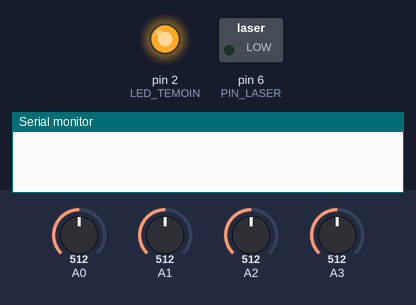
Bench run of a sketch on a simulated Arduino Uno, built with avr-gcc and run on an emulated ATmega328P. Shown: switched loads named in the sketch (green lamp = pin HIGH), output pins drawn as LEDs (lit = HIGH), the last lines printed to the serial monitor. The test bench sets the inputs (shaded band); at power-on: A0 = 512, A1 = 512, A2 = 512, A3 = 512. The local clock reads 2024-03-15 10:24:30 at power-on unless the sketch sets it; storage starts empty.

Above: at 0.2 s.
At 2.0 s:
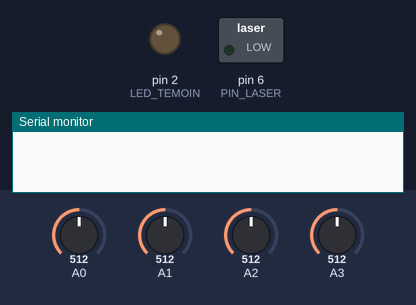
At 3.8 s:
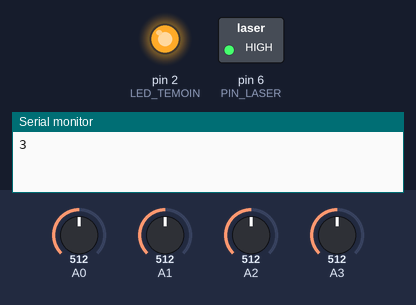
Timing chart, 0 to 5.3 s (numbered marks = the images above):
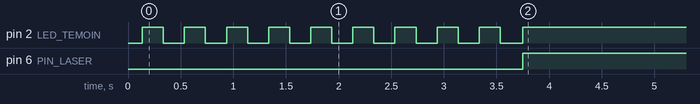

Measured:
- by itself, pin 2 (LED_TEMOIN): alternates HIGH for 0.20 s and LOW for 0.20 s, 18 changes in all, then stays HIGH
- by itself, pin 6 (PIN_LASER): LOW → HIGH at 3.8 s

The sketch:

kirologger.ino
```cpp
#include <DS1302.h> //Bibliothque pour l'horloge
#include <Time.h>

#include <SD.h>
File fichier;

#include <OneWire.h>
#include <DallasTemperature.h> //Pour la lecture du thermomètre numerique


#define ONE_WIRE_BUS 5 //Thermo

//Définition des broches
#define PIN_SS 10 //Pour la carte SD (pin SS), (au choix, ou 4 si shield)
#define LED_TEMOIN 2 //Rouge ou verte
//Pour l'horloge
#define RTC_RST 7 //CE(RST)
#define RTC_IO 8 //IO (DAT)
#define RTC_SCLK 9 //SCLK (CLK)

#define PIN_LASER 6

OneWire oneWire(ONE_WIRE_BUS);
DallasTemperature sensors(&oneWire);

String date_str;
String time_str ;
String temporaire_str ;

int heure ;
int _minute;
int annee;
int mois;
int jour;

int val1;
int val2;
int val3;
int val4;
int time1 = 0;
int time2 = 0;
Time t;

bool mode = false ; //Les lasers sont arrétés au départ

//*************PARAMETRES **********/
float const lat = 32.75;
int const seuil_lumiere = 200; //Luminosité des diode "au repos"
int const seuil_temps = 500; //L'intervalle maxi entre la coupure des rangées 1 et 2
int const heure_start1 = 10 ; //Heure de départ
int const minute_start1 = 45 ;
int const heure_stop1 = 7 ; //Heure de stop
int const minute_stop1 = 0 ;
int const IntervalleTempe = 60 ; //Intervalle de prise de température (minutes)
//***********************************/

unsigned long time_transmission; //timer pour l'envoi sur le port serie
unsigned long time_writeSD; //timer pour ecriture sur la carte SD
unsigned long time_releveDate;

DS1302 rtc(RTC_RST,RTC_IO,RTC_SCLK); //Selection des pin de l'horloge CE (RST), IO (DAT?) , SCLK (CLK)


void setup()
{
	Serial.begin(9600);

	pinMode(PIN_SS, OUTPUT); //Le pin SS toujours en output
	pinMode(PIN_LASER, OUTPUT);
	pinMode(LED_TEMOIN, OUTPUT);

	digitalWrite(LED_TEMOIN,LOW);

	delay(100);
	while (!SD.begin(PIN_SS)) { //Si pas de carte SD on reste bloqué sur cette boucle en attendant qu'elle soit branchées
		digitalWrite(LED_TEMOIN,HIGH);
		delay(1000);
		digitalWrite(LED_TEMOIN,LOW);
		delay(500);
	}

	sensors.begin(); //Capteur temperature


	//t=rtc.getTime();
    //setTime(t.hour,t.min,t.sec,t.date,t.mon,t.year); a déplacer dans la loop

	for(int i=0;i<=8;i++) //La LED verte clignote pour dire que tout est OK
	{
		digitalWrite(LED_TEMOIN,HIGH);
		delay(200);
		digitalWrite(LED_TEMOIN,LOW);
		delay(200);
	}
	write_log("Mise en route");
}

void loop()
{

	if(millis()-time_releveDate > 30000){//peut probablement être optimiser et voir pour faire un tableau
		date_str = rtc.getDateStr();
			temporaire_str = date_str.substring(0,2);
				jour = temporaire_str.toInt();
			temporaire_str = date_str.substring(3,5);
				mois = temporaire_str.toInt();
			temporaire_str = date_str.substring(6,10);
				annee = temporaire_str.toInt();
		time_str = rtc.getTimeStr();
			temporaire_str = time_str.substring(0,2);
				heure = temporaire_str.toInt();
			temporaire_str = time_str.substring(3,5);
				_minute = temporaire_str.toInt();


		time_releveDate=millis();
	}


	if(heure == heure_start1 && _minute==minute_start1 && mode!= true) //Heure de départ
	{
		mode = true;
		write_log("Laser ON");
	}
	else if(heure == heure_stop1 && _minute==minute_stop1 && mode!=false) //Heure de stop
	{
		mode = false;
		write_log("Laser OFF");
	}
	mode = true ; //POUR TESTE A VIRER ENSUITE

	if(millis()-time_writeSD >IntervalleTempe*60000) //Ecriture de la température sur la carte SD (selon le pas de temps defini dans les paramètres)
	{
		// Inscription des relevés dans la carde SD
		fichier = SD.open("temp.txt", FILE_WRITE);
		fichier.print(heure); //Date
		fichier.print("\t");
		fichier.print(rtc.getTimeStr()); //Heure
		fichier.print("\t");
		sensors.requestTemperatures(); //On interoge le thermo
		fichier.println(sensors.getTempCByIndex(0)); //On ecrit la température et on passe a la ligne
		fichier.close();

		time_writeSD=millis();
	}
	if(mode == true) //Si la barrière est activée
	{
		digitalWrite(LED_TEMOIN,HIGH);
		digitalWrite(PIN_LASER, HIGH); //Laser ON
		//Lecture des photodiodes (A0 à A1) A OPTIMISER c'est moche
		val1 = analogRead(0);
		val2 = analogRead(1);
		val3 = analogRead(2);
		val4 = analogRead(3);

		if(millis()-time_transmission >2000) //On affiche les variables sur le terminal chaque 2 seconde
		{
			Serial.println(now());

			time_transmission=millis();
		}

		if(val1 < seuil_lumiere || val2 < seuil_lumiere ){ //Le faisceau 1 ou 2 est coupé (rangée 1)
			time1=millis(); //On note le timestamp où le faisceau est coupé
		}

		if(val3 < seuil_lumiere || val4 < seuil_lumiere){ //Le faisceau 3 ou 4 est coupé (rangée 2)
			time2=millis(); //On note le timestamp où le faisceau est coupé
		}

		if(abs(time1-time2)<seuil_temps){ //Si les deux rangées sont coupés en mois de Xms (seuil temps) d'écart
			if((time1-time2)>0) //Passage dans le sens sortant
			{
				write_log("Entre");
				delay(500);
			}
			else if((time1-time2)<0) //Passage dans le sens entrant
			{
				write_log("Sortie");
				delay(500);
			}
				time1=0; //On remet les timestamps a zero
				time2=0;
		}

	}
	else //En attente, les LED clignotes ensemble
	{
		digitalWrite(PIN_LASER, LOW); //laser OFF
		digitalWrite(LED_TEMOIN,HIGH);
		delay(500);
		digitalWrite(LED_TEMOIN,LOW);
		delay(500);
	}

}

void write_log(char* message) //regrouper les 2 fonctions ?
{
	fichier = SD.open("log.txt", FILE_WRITE);
	fichier.print(rtc.getDateStr()); //Date
	fichier.print("\t");
	fichier.print(rtc.getTimeStr()); //Heure
	fichier.print("\t");
	fichier.println(message);
	fichier.close();

}

int heure_minute_coucher_lever(int jour, int mois, int annee, float lat, bool l_c, bool h_m) //TRUE pour lever et heure, false pour coucher et minute
{
    float heuredec;
	int out;
	int RangJour = int(mois*275/9)-int((mois+9)/12)*(1+int((annee-4*int(annee/4)+2)/3))+jour-30;
	//int M = (357+RangJour)%360;
	//int C = 1.914*sin(3.14/180*M)+0.02*sin(3.14/180*2*M);
	int L = (280+RangJour)%360; //int L = (280+C+RangJour)%360;
	float declin = asin(0.3978*sin(3.14/180*L))*180/3.14;
	float Ho = (acos((-0.01454-sin(3.14/180*declin)*sin(3.14/180*lat))/(cos(3.14/180*declin)*cos(3.14/180*lat)))*180/3.14)/15;

	if(l_c==true)
	{
		heuredec = 12-Ho + 1; //Car GMT+1
	}
	else
	{
		heuredec = 12+Ho + 1; //Car GMT+1
	}
	if(h_m==true)
	{
		out = int(heuredec);
	}
	else
	{
		out = (heuredec - int(heuredec))*60;
	}
	return out;
}
```
